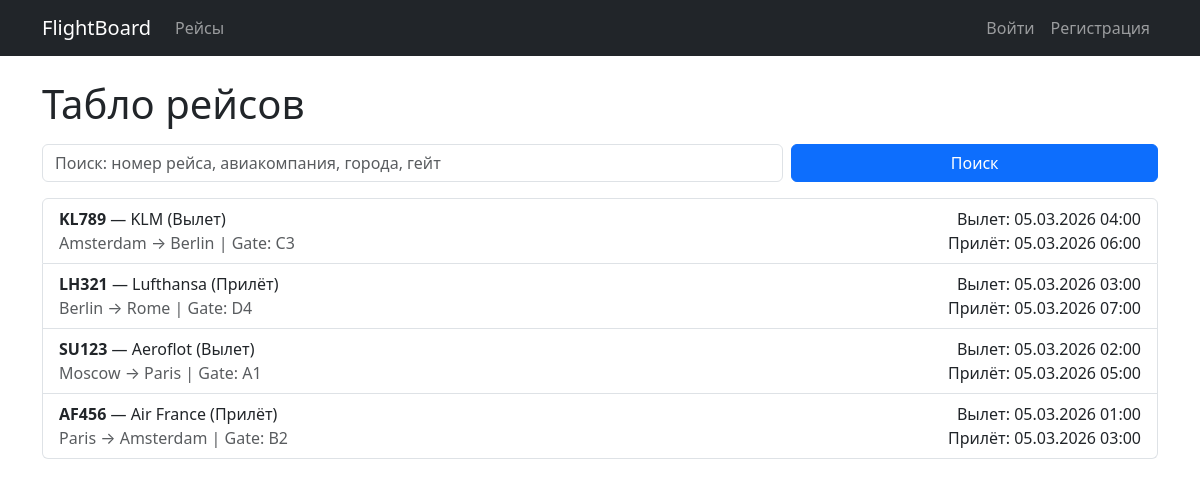
The page / on the database its author committed.
### flights/models.py (models this page shows, shortened)
class Flight(models.Model):
    FLIGHT_TYPE_CHOICES = [
        ("arrival", "Прилёт"),
        ("departure", "Вылет"),
    ]
    flight_number = models.CharField("Номер рейса", max_length=20)
    airline = models.CharField("Авиакомпания", max_length=100)
    departure_city = models.CharField("Откуда", max_length=100)
    arrival_city = models.CharField("Куда", max_length=100)
    departure_time = models.DateTimeField("Вылет (время)")
    arrival_time = models.DateTimeField("Прилёт (время)")
    flight_type = models.CharField("Тип", max_length=10, choices=FLIGHT_TYPE_CHOICES)
    gate = models.CharField("Гейт", max_length=10)

### flights/views.py (the view, shortened to what this page needs)
# urls.py: path("", views.flight_list, name="flight_list"),
def flight_list(request):
    q = request.GET.get("q", "").strip()
    flights = Flight.objects.all().order_by("-departure_time")
    paginator = Paginator(flights, 5)
    page_number = request.GET.get("page")
    page_obj = paginator.get_page(page_number)
    return render(request, "flights/flight_list.html", {"page_obj": page_obj, "q": q})

### flights/templates/flights/flight_list.html (shortened to what this page needs)
{% extends "base.html" %}
{% block content %}
  <h1 class="mb-3">Табло рейсов</h1>
  <form class="row g-2 mb-3" method="get">
    <div class="col-sm-8">
      <input class="form-control" name="q" value="{{ q }}" placeholder="Поиск: номер рейса, авиакомпания, города, гейт">
    </div>
    <div class="col-sm-4">
      <button class="btn btn-primary w-100" type="submit">Поиск</button>
    </div>
  </form>
  <div class="list-group">
    {% for flight in page_obj %}
      <a class="list-group-item list-group-item-action" href="{% url 'flights:flight_detail' flight.pk %}">
        <div class="d-flex justify-content-between">
          <div>
            <b>{{ flight.flight_number }}</b> — {{ flight.airline }} ({{ flight.get_flight_type_display }})
            <div class="text-muted">
              {{ flight.departure_city }} → {{ flight.arrival_city }} | Gate: {{ flight.gate }}
            </div>
          </div>
          <div class="text-end">
            <div>Вылет: {{ flight.departure_time|date:"d.m.Y H:i" }}</div>
            <div>Прилёт: {{ flight.arrival_time|date:"d.m.Y H:i" }}</div>
          </div>
        </div>
      </a>
    {% empty %}
      <div class="alert alert-warning">Ничего не найдено.</div>
    {% endfor %}
  </div>
{% endblock %}

### rows shown on the page
Flight: flight_number "KL789", airline "KLM", flight_type "Вылет", departure_city "Amsterdam", arrival_city "Berlin", gate "C3", departure_time "05.03.2026 04:00", arrival_time "05.03.2026 06:00"
Flight: flight_number "LH321", airline "Lufthansa", flight_type "Прилёт", departure_city "Berlin", arrival_city "Rome", gate "D4", departure_time "05.03.2026 03:00", arrival_time "05.03.2026 07:00"
Flight: flight_number "SU123", airline "Aeroflot", flight_type "Вылет", departure_city "Moscow", arrival_city "Paris", gate "A1", departure_time "05.03.2026 02:00", arrival_time "05.03.2026 05:00"
Flight: flight_number "AF456", airline "Air France", flight_type "Прилёт", departure_city "Paris", arrival_city "Amsterdam", gate "B2", departure_time "05.03.2026 01:00", arrival_time "05.03.2026 03:00"
